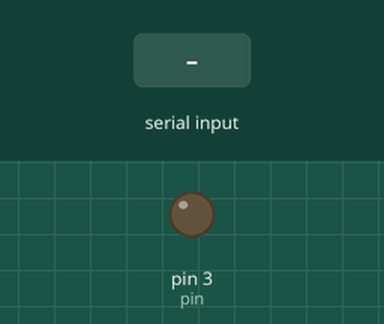
Simulated run of this sketch. Board: Arduino Uno, built with avr-gcc and run on an emulated ATmega328P. Shown: output pins drawn as LEDs (lit = HIGH). The inputs (shaded band) are chosen by the test bench.

Above: at 1.2 s.
1.3 s: "1" received over Serial
At 2.5 s:
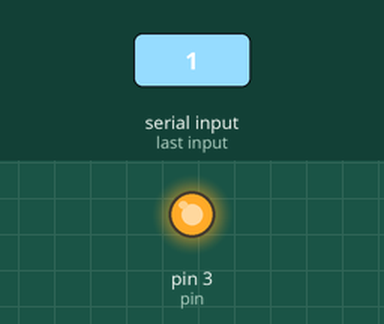
2.8 s: "0" received over Serial
At 3.8 s:
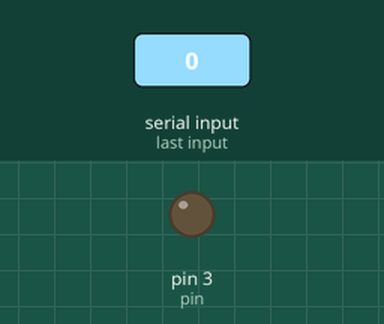
Timing chart, 0 to 5.8 s (numbered marks = the images above; inputs shaded):
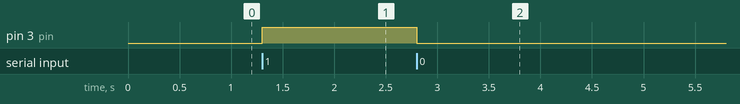

Measured:
- after the input at 1.3 s, pin 3 (pin): LOW → HIGH at once
- after the input at 2.8 s, pin 3 (pin): HIGH → LOW at once

The sketch:

motorConTransistor.ino
```cpp
int pin = 3;

char instruction;
int action = 0;

void setup(){
  Serial.begin( 9600);
  pinMode( pin, OUTPUT);
}

void loop(){
  if ( Serial.available() > 0){
    instruction = Serial.read();

    if ( instruction == '1'){
      digitalWrite( pin, HIGH);
    }
    else if ( instruction == '0'){
      digitalWrite( pin, LOW);
    }
  }
}
```
